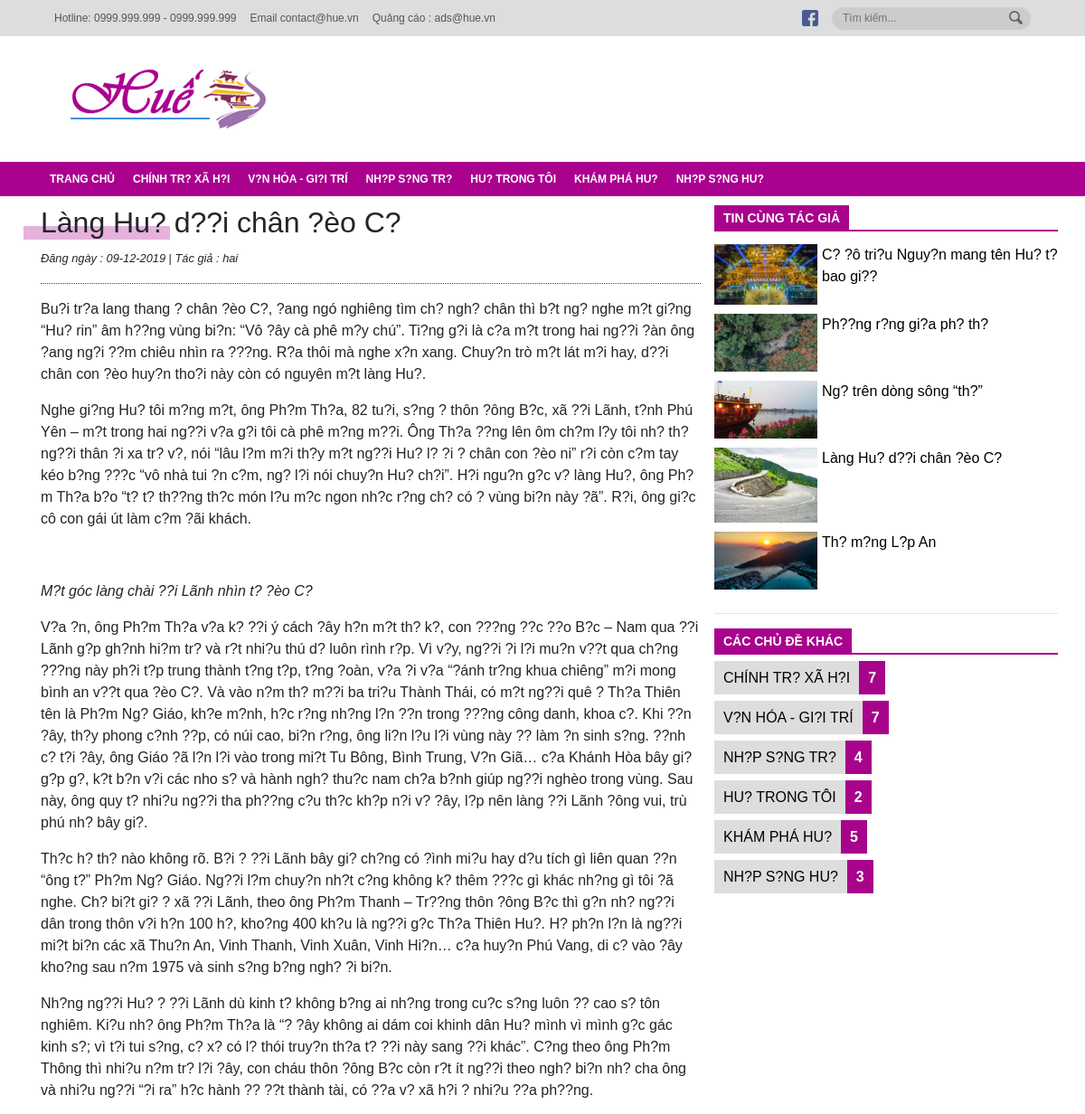
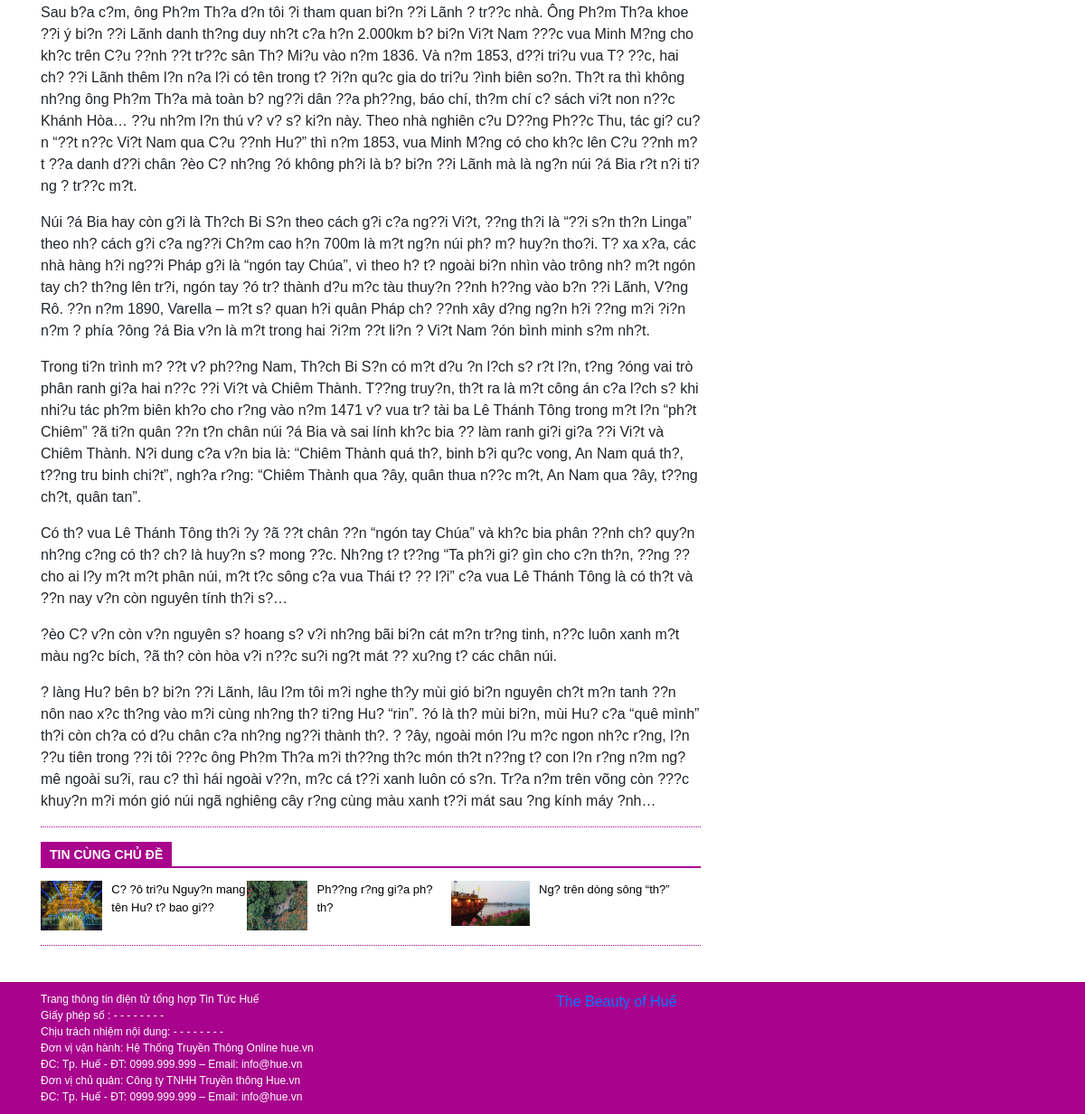
The page /chitiet.php?slug-bai-viet=lang-hue-duoi-chan-deo-ca on the database its author committed (2 pictures, top to bottom).
### tables this page shows
CREATE TABLE `category` (
  `id` int(11) NOT NULL,
  `name` varchar(255) NOT NULL,
  `slug` varchar(255) NOT NULL
);

CREATE TABLE `post` (
  `id` int(11) NOT NULL,
  `title` varchar(255) NOT NULL,
  `slug` varchar(255) NOT NULL,
  `thumbnail` varchar(255) NOT NULL,
  `content` text NOT NULL,
  `author` varchar(255) NOT NULL,
  `timesend` varchar(255) NOT NULL,
  `category` varchar(255) NOT NULL,
  `tag` text NOT NULL,
  `isHide` bit(1) NOT NULL DEFAULT b'0'
);

CREATE TABLE `user` (
  `id` int(11) NOT NULL,
  `username` varchar(255) NOT NULL,
  `email` varchar(255) NOT NULL,
  `pw` varchar(255) NOT NULL,
  `fullname` varchar(255) NOT NULL,
  `fb` varchar(255) NOT NULL,
  `role` int(11) NOT NULL DEFAULT 0
);

### admin/model/entity/post.php (called while the page is built, shortened)
<?php
	class Post{
		function __construct($id,$title,$slug,$thumbnail,$content,$author,$timesend,$category,$tag,$isHide)
		{
			$this->title = $title;
			$this->slug = $slug;
			$this->thumbnail = $thumbnail;
			$this->content = $content;
			$this->author=$author;
			$this->timesend=$timesend;
		}
		static function getAllPost(){
			$connect = new mysqli("localhost","root","","hue-cms");
			$connect->set_charset("utf8");
			$query = "SELECT post.id,title,slug,thumbnail,content,user.fullname,timesend,category,tag,isHide FROM post JOIN user ON post.author = user.username WHERE isHide = 0 ORDER BY id DESC";
			$result = $connect->query($query);
			$rs = array();
			if ($result->num_rows > 0) {
				while ($rows = $result->fetch_assoc()) {
					array_push($rs,new Post(
	                    $rows["id"],
						$rows["title"],
						$rows["slug"],
	                    $rows["thumbnail"],
	                    $rows["content"],
						$rows["fullname"],
						$rows["timesend"],
						$rows["category"],
						$rows["tag"],
						$rows["isHide"]
	                ));
				}
	        }
			return $rs;
		}
		static function getChitietOfPost($slug){
			$connect = new mysqli("localhost","root","","hue-cms");
			$connect->set_charset("utf8");
			$query = "SELECT post.id,title,slug,thumbnail,content,user.username,timesend,category,tag,isHide FROM post JOIN user ON post.author = user.username WHERE isHide = 0 AND slug = '{$slug}'";
			$result = $connect->query($query);
			$rs = array();
			if ($result->num_rows > 0) {
				while ($rows = $result->fetch_assoc()) {
					array_push($rs,new Post(
	                    $rows["id"],
						$rows["title"],
						$rows["slug"],
	                    $rows["thumbnail"],
	                    $rows["content"],
						$rows["username"],
						$rows["timesend"],
						$rows["category"],
						$rows["tag"],
						$rows["isHide"]
	                ));
				}
	        }
			return $rs;
		}
		static function getPostByCategoryChitiet($category)
		{
			$connect = new mysqli("localhost","root","","hue-cms");
			$connect->set_charset("utf8");
			$query = "SELECT post.id,title,slug,thumbnail,content,user.fullname,timesend,category,tag,isHide FROM post JOIN user ON post.author = user.username WHERE isHide = 0 and category = '{$category}' ORDER BY id DESC LIMIT 0,3";
			$result = $connect->query($query);
			$rs = array();
			if ($result->num_rows > 0) {
				while ($rows = $result->fetch_assoc()) {
					array_push($rs,new Post(
	                    $rows["id"],
						$rows["title"],
						$rows["slug"],
	                    $rows["thumbnail"],
	                    $rows["content"],
						$rows["fullname"],
						$rows["timesend"],
						$rows["category"],
						$rows["tag"],
						$rows["isHide"]
	                ));
				}
	        }
			return $rs;
		}
		static function getPostByAuthor($author)
		{
			$connect = new mysqli("localhost","root","","hue-cms");
			$connect->set_charset("utf8");
			$query = "SELECT post.id,title,slug,thumbnail,content,user.fullname,timesend,category,tag,isHide FROM post JOIN user ON post.author = user.username WHERE isHide = 0 and author = '{$author}' ORDER BY id DESC LIMIT 0,5";
			$result = $connect->query($query);
			$rs = array();
			if ($result->num_rows > 0) {
				while ($rows = $result->fetch_assoc()) {
					array_push($rs,new Post(
	                    $rows["id"],
						$rows["title"],
						$rows["slug"],
	                    $rows["thumbnail"],
	                    $rows["content"],
						$rows["fullname"],
						$rows["timesend"],
						$rows["category"],
						$rows["tag"],
						$rows["isHide"]
	                ));
				}
	        }
			return $rs;
		}
	}
?>

### admin/model/entity/category.php (called while the page is built, shortened)
<?php
	class Category{
		function __construct($id, $slug,$name)
		{
			$this->slug = $slug;
			$this->name = $name;
		}
		static function getAllCategory(){
			$connect = new mysqli("localhost","root","","hue-cms");
			$connect->set_charset("utf8");
			$query = "SELECT * FROM category";
			$result = $connect->query($query);
			$rs = array();
			if ($result) {
				while ($rows = $result->fetch_assoc()) {
					array_push($rs,new Category(
						$rows["id"],
						$rows["slug"],
	                    $rows["name"]
	                ));
				}
			}
        	return $rs;
		}
		static function countPostInCate($slug_cate){
			$connect = new mysqli("localhost","root","","hue-cms");
			$connect->set_charset("utf8");
			$query = "SELECT * FROM post WHERE category = '{$slug_cate}'";
			$result = $connect->query($query);
			$i = 0;
			if ($result) {
				while ($rows = $result->fetch_assoc()) {
					$i++;
				}
			}
        	return $i;
		}
	}
?>

### chitiet.php (the view, shortened to what this page needs)
<?php include_once('header.php');
?>
	<main>
		<div class="container">
			<div class="row">
				<div class="col col-8">
					<div class="bai-viet">
						<div class="tieu-de-bai-viet">
							<h2><?php echo $chitiet[0]->title?></h2>
							<div class="make-color"></div>
						</div>
						<div class="thoigian-tacgia">
							<small><i>Đăng ngày : <?php echo $chitiet[0]->timesend?></i> | </small>
							<small><i>Tác giả : <?php echo $chitiet[0]->author?></i></small>
						</div>
						<hr class="line">
						<p class="noidungtin"><?php echo $chitiet[0]->content?></p>
					</div>
					<hr class="line">
					<?php
						$tincungchude = Post::getPostByCategoryChitiet($chitiet[0]->category);
					?>
					<div class="tin-lien-quan">
						<div class="menu-tin-moi">
							<a href="#">tin cùng chủ đề</a>
						</div>
						<div class="row list-tin-lien-quan">
							<ul>
								<?php
									foreach($tincungchude as $key => $value){
										echo "<li class='min-post-detail'>";
										echo "<a href='chitiet.php?slug-bai-viet=".$value->slug."'><img src='admin/".$value->thumbnail."'>";
										echo "<p>".$value->title."</p>";
										echo "</a></li>";
									}
								?>
							</ul>
						</div>
					</div>
					<hr class="line">
					<br>
				</div>
				<div class="col col-4 mini-post">
					<div class="menu-tin-moi">
						<a href="#">tin cùng tác giả</a>
					</div>
					<ul>
					<?php
						$postAuth = Post::getPostByAuthor($chitiet[0]->author);
						foreach($postAuth as $key => $value){
					?>
						<li class="min-post-detail">
							<a href="chitiet.php?slug-bai-viet=<?php echo $value->slug?>"><img src="admin/<?php echo $value->thumbnail?>">
								<p><?php echo $value->title?>
								</p>
							</a>
						</li>
						<?php }?>
					</ul>
					<hr>
					<div class="thong-ke-bai-viet">
						<div class="menu-tin-moi">
							<a href="#">các chủ đề khác</a>
						</div>
						<ul>
						<?php
							include_once('admin/model/entity/category.php');
							$post= Category::getAllCategory();
							foreach($post as $key => $value){
								echo "<li>";
								echo "<a href='category.php?slug-bai-viet=".$value->slug."' class='name-cate'>".$value->name."</a>";
								echo "<span class='count-post'>".Category::countPostInCate($value->slug)."</span>";
								echo "</li>";
							}
						?>
						</ul>
					</div>
				</div>
			</div>
		</div>
	</main>
	<footer>
		<div class="wrapper">
			<div class="container">
				<div class="row">
				<div class="col col-6 detail-footer">
					<p>Trang thông tin điện tử tổng hợp Tin Tức Huế</p>
					<p>Giấy phép số : - - - - - - - - </p>
					<p>Chịu trách nhiệm nội dung: - - - - - - -  -</p>
					<p>Đơn vị vận hành: Hệ Thống Truyền Thông Online hue.vn</p>
					<p>ĐC: Tp. Huế - ĐT: 0999.999.999 – Email: info@hue.vn</p>
					<p>Đơn vị chủ quản: Công ty TNHH Truyền thông Hue.vn</p>
					<p>ĐC: Tp. Huế - ĐT: 0999.999.999 – Email: info@hue.vn</p>
				</div>
				<div class="col col-6 fanpage">
					<div class="fb-page" data-href="https://www.facebook.com/Thebeautyofhue/" data-tabs="timeline" data-width="500" data-height="130" data-small-header="false" data-adapt-container-width="true" data-hide-cover="false" data-show-facepile="false"><blockquote cite="https://www.facebook.com/Thebeautyofhue/" class="fb-xfbml-parse-ignore"><a href="https://www.facebook.com/Thebeautyofhue/">The Beauty of Huế</a></blockquote></div>
				</div>
			</div>
			</div>
		</div>
	</footer>
</body>
</html>

### header.php (shortened to what this page needs)
<?php
    include_once('admin/model/entity/category.php');
	$category = Category::getAllCategory();
	include_once('admin/model/entity/post.php');
	$allpost = Post::getAllPost();
	include_once('admin/model/entity/post.php');
	if(isset($_GET['slug-bai-viet'])){
		$chitiet = Post::getChitietOfPost($_GET['slug-bai-viet']);
	}
?>
<!DOCTYPE html>
<html lang="en">
<head>
	<link rel="stylesheet" href="https://maxcdn.bootstrapcdn.com/bootstrap/4.0.0/css/bootstrap.min.css">
	<link rel="stylesheet" type="text/css" href="style.css">
	<link rel="stylesheet" type="text/css" href="responsive.css">
</head>
<body>
	<header>
		<div class="top-bar">
			<div class="container">
				<div class="row row-nmg justify-content-between align-items-center">
					<div class="box-1">
						<ul>
							<li>Hotline: 0999.999.999 - 0999.999.999</li>
							<li>Email contact@hue.vn</li>
							<li>Quảng cáo : ads@hue.vn</li>
						</ul>
					</div>
					<div class="box-2">
						<ul>
							<li>
								<a href="#">
									<img src="img/facebook_ic.png">
								</a>
							</li>
							<li>
								<form method="POST" class="search-form" action="#">
									<div class="search form-group">
										<input type="text" name="search" id="search_box" class="form-control" placeholder="Tìm kiếm...">
									</div>
									<button type="submit" class="btn btn-search">
										<img src="img/Search.png">
									</button>
								</form>
							</li>
						</ul>
					</div>
				</div>
			</div>
		</div>
		<div id="menu_mobile" class="content" style="display: block;">
	        <div class="container">
	            <div class="row row-nmg justify-content-between align-items-center">
	                <a href="index.php" class="logo">
	                	<img src="img/logo-header.png" alt="hue.vn"></a>
	                </div>
	            </div>
	        </div>
		<div class="nav-header">
			<div class="container">
				<ul class="main">
					<li><a href="index.php">trang chủ</a></li>
                    <?php
                        foreach($category as $key => $value){
                            echo "<li><a href='category.php?name-cate=".$value->slug."'>".$value->name."</a></li>";
                        }
                    ?>
				</ul>
			</div>
		</div>
	</header>

### style.css (style rules this page uses)
body { font-family: Arial, sans-serif; }
a { cursor: pointer; text-decoration: none; }
header .top-bar { height: 40px; background-color: #ddd; }
header ul { margin-bottom: 0; padding-left: 0; }
header ul li { list-style-type: none; }
header .top-bar ul, header .top-bar .box-2 { display: flex; flex-direction: row; flex-wrap: nowrap; }
header .top-bar ul li { color: #555; font-size: 12px; margin-right: 15px; margin-top: auto; margin-bottom: auto; }
header .top-bar form, header nav.nav-header form, header .top-bar form, header nav.nav-header-search form { position: relative; }
header .top-bar form .search, header nav.nav-header form .search, header .top-bar form .search, header nav.nav-header-search form .search { margin-bottom: 0; }
header .top-bar form .search input, header nav.nav-header-search form .search input { border-radius: unset; }
header .top-bar form .search input, header nav.nav-header form .search input, header .top-bar form .search input, header nav.nav-header-search form .search input { height: 25px; color: #555; font-size: 12px; border-radius: 25px; border: none; background-color: #ccc; width: 220px; }
header .top-bar form button.btn-search, header nav.nav-header-search form button.btn-search { position: absolute; right: 8px; top: 43%; transform: translateY(-50%); background-color: transparent; padding: 0; }
header .content .logo { padding: 2rem 0.5rem 2rem 0; }
header .nav-header, header .nav-header-search { background-color: #aa018f; }
header ul.main { display: flex; flex-direction: row; align-items: center; height: 38px; }
header .nav-header ul.main > li, header .nav-header ul.main > li > a, header .nav-header-search ul.main > li, header .nav-header-search ul.main > li > a { color: white; align-items: center; transition: 0.2s; display: flex; }
header ul.main > li > a { text-decoration: none; text-transform: uppercase; font-weight: 700; font-size: 12px; padding: 10px; height: 100%; position: relative; }
header ul.main > li a:after { content: ""; position: absolute; bottom: 31px; left: 37%; border-top: 7px solid white; border-right: 7px solid transparent; border-left: 7px solid transparent; opacity: 0; }
.container, .container > .row { height: 100%; }
.row { height: 100%; }
.row.list-tin-lien-quan ul { font-size: 13px; padding-left: 15px; margin: 0; }
.row.list-tin-lien-quan p { padding-left: 10px; }
.list-tin-lien-quan ul li { list-style: none; }
.row-nmg { margin-left: 0; margin-right: 0; }
main { padding-top: 10px; }
.menu-tin-moi a { text-decoration: none; display: block; background: #a9028d; color: #fff; padding: 4px 10px; float: left; position: relative; z-index: 0; text-transform: uppercase; font-size: 14px; font-weight: bold; }
.menu-tin-moi { border-bottom: 2px solid #a9028d; display: block; height: 29px; overflow: hidden; margin-bottom: 14px; }
.mini-post { padding: 0; }
.min-post-detail img { width: 30%; height: auto; }
.mini-post ul { padding: 0; }
.mini-post ul li { padding-bottom: 10px; list-style: none; }
.mini-post ul li p { padding-left: 5px; }
.min-post-detail a { color: black; text-decoration: none; display: flex; }
hr.line { border-top: 1px dotted #a9028d; }
.wrapper { background-color: #a8038c; }
.fanpage { margin-top: 10px; }
.detail-footer { padding-top: 10px; padding-bottom: 10px; font-size: 12px; color: white; }
.detail-footer p { margin: 0; }
.list-tin-lien-quan ul { display: flex; }
.tieu-de-bai-viet { position: relative; }
.make-color { position: absolute; background-color: #aa018e; width: 162px; height: 15px; bottom: 0; left: -19px; opacity: 0.3; z-index: -1; }
.thong-ke-bai-viet ul li { margin-bottom: 10px; }
.thong-ke-bai-viet ul li a { text-decoration: none; text-transform: uppercase; }
.name-cate { background-color: #dddddd; color: black; padding: 10px; }
.count-post { background-color: #a7048b; padding: 10px; color: white; font-weight: bold; }

### rows shown on the page
category: name "CHÍNH TR? XÃ H?I", slug "7"
category: name "V?N HÓA - GI?I TRÍ", slug "7"
category: name "NH?P S?NG TR?", slug "4"
category: name "HU? TRONG TÔI", slug "2"
category: name "KHÁM PHÁ HU?", slug "5"
category: name "NH?P S?NG HU?", slug "3"
post: title "Làng Hu? d??i chân ?èo C?", timesend "09-12-2019", user.username "hai", content "Bu?i tr?a lang thang ? chân ?èo C?, ?ang ngó nghiêng tìm ch? ngh? chân thì b?t ng? nghe m?t gi?ng “Hu? rin” âm h??ng vùng bi?n: “Vô ?ây cà phê m?y chú”. Ti?ng g?i là c?a m?t trong hai ng??i ?àn ông ?ang ng?i ??m chiêu nhìn ra ???ng. R?a thôi mà nghe x?n xang. Chuy?n trò m?t lát m?i hay, d??i chân con ?èo huy?n tho?i này còn có nguyên m?t làng Hu?. Nghe gi?ng Hu? tôi m?ng m?t, ông Ph?m Th?a, 82 tu?i, s?ng ? thôn ?ông B?c, xã ??i Lãnh, t?nh Phú Yên – m?t trong hai ng??i v?a g?i tôi cà phê m?ng m??i. Ông Th?a ??ng lên ôm ch?m l?y tôi nh? th? ng??i thân ?i xa tr? v?, nói “lâu l?m m?i th?y m?t ng??i Hu? l? ?i ? chân con ?èo ni” r?i còn c?m tay kéo b?ng ???c “vô nhà tui ?n c?m, ng? l?i nói chuy?n…"

### other values the page prints
$value->title "C? ?ô tri?u Nguy?n mang tên Hu? t? bao gi??"
$value->title "Ph??ng r?ng gi?a ph? th?"
$value->title "Ng? trên dòng sông “th?”"
$value->title "Làng Hu? d??i chân ?èo C?"
$value->title "Th? m?ng L?p An"
